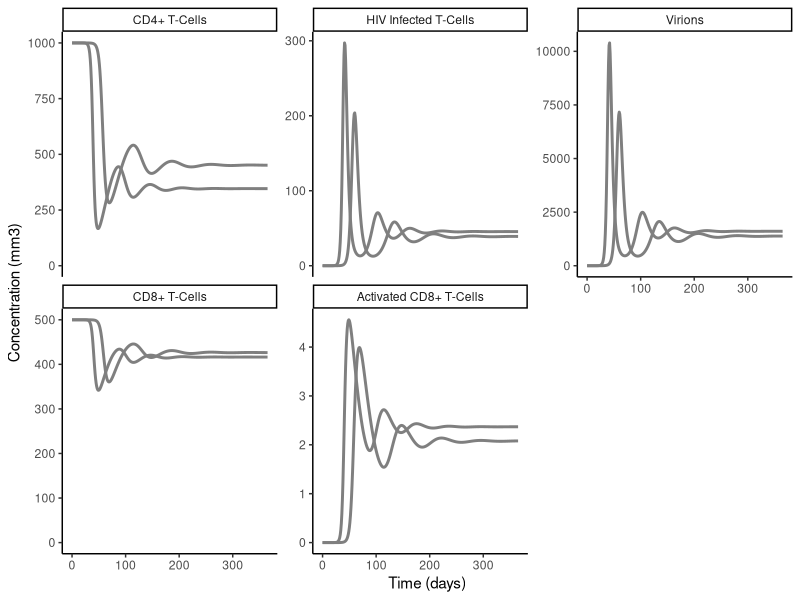
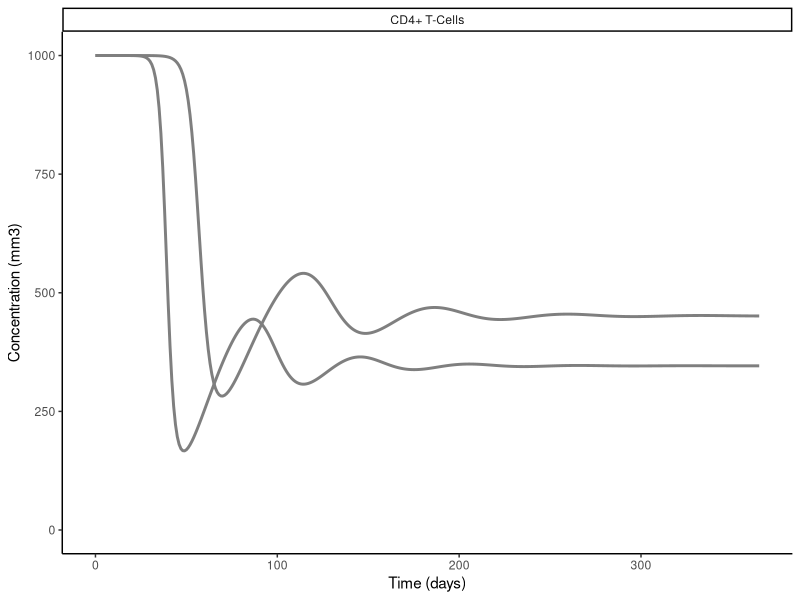

Source code (R) for these figures, in order: (Note: this script raises an error after producing the figures.)
library(deSolve)
library(ggplot2)
library(tidyr)

###############
#Emtricitabine#
###############

# hiv_func is the function on the right hand side of the
# differential equation. 
rti_func <- function(t, HIV, params) {

    T = HIV["T"]
    I = HIV["I"]
    V = HIV["V"]
    Z = HIV["Z"]
    ZA = HIV["ZA"]

    mu_x = params["mu_x"]
    mu_y = params["mu_y"]
    mu_v = params["mu_v"]
    mu_z = params["mu_z"]
    k_v = params["k_v"]
    #
    N_RTI = params["N_RTI"]
    #
    beta_z = params["beta_z"]
    beta_v = params["beta_v"]
    p_y = params["p_y"]
    p_v = params["p_v"]
    lambda_x = params["lambda_x"]
    lambda_z= params["lambda_z"]


    # now that we have extracted the parameters, we can evaluate the
    # differential equation's right hand side

    dT = lambda_x - mu_x*T - N_RTI*beta_v*T*V
    dI = N_RTI*beta_v*T*V - mu_y*I - p_y*I*ZA
    dV = k_v*mu_y*I - mu_v*V - p_v*V*ZA
    dZ = lambda_z - mu_z*Z - beta_z*Z*V
    dZA = beta_z*Z*I -mu_z*ZA

    list(c(dT, dI, dV, dZ, dZA))
}

C_min <- .064
C_max <- 1.77
EC_50_min <- .0013
EC_50_max <- .64
Hill_Coefficient <- 1

N_RTI_min = (C_min ^ Hill_Coefficient) / ((C_min ^ Hill_Coefficient) + (EC_50_min ^ Hill_Coefficient))
N_RTI_max = (C_max ^ Hill_Coefficient) / ((C_max ^ Hill_Coefficient) + (EC_50_max ^ Hill_Coefficient))

#parameters
parms_min <- c(mu_x = 0.02,
           mu_y = 0.24,
           mu_v = 2.4,
           mu_z = 0.04,
           #
           N_RTI = N_RTI_min,
           #
           k_v = 360,
           beta_z = 0.000005,
           beta_v = 0.000024,
           p_y = 0.02,
           p_v = 0.02,
           lambda_x = 20,
           lambda_z = 20)

#parameters
parms_max <- c(mu_x = 0.02,
           mu_y = 0.24,
           mu_v = 2.4,
           mu_z = 0.04,
           #
           N_RTI = N_RTI_max,
           #
           k_v = 360,
           beta_z = 0.000005,
           beta_v = 0.000024,
           p_y = 0.02,
           p_v = 0.02,
           lambda_x = 20,
           lambda_z = 20)


# initial values
Pstart <- c(T = 1000,
       	    I = 0,
            V = 0.001,
	    Z = 500,
	    ZA = 0)

# set the times (full collection of x axis points)
times <- seq(from=0, to=365, by= 1)

diffeq_result_min <- ode(
    func=rti_func,
    y=Pstart,
    times=times,
    parms=parms_min)

#max
diffeq_result_max <- ode(
    func=rti_func,
    y=Pstart,
    times=times,
    parms=parms_max)


diffeq_result_min <- as.data.frame(diffeq_result_min)
diffeq_result_max <- as.data.frame(diffeq_result_max)

gathered_result_min <- gather(diffeq_result_min, variable, value, -time)
gathered_result_min$type <- "Min"

gathered_result_max <- gather(diffeq_result_max, variable, value, -time)
gathered_result_max$type <- "Max"

gathered_result <- rbind(gathered_result_min, gathered_result_max)
gathered_result$variable[gathered_result$variable == "T"] <- "CD4+ T-Cells"
gathered_result$variable[gathered_result$variable == "I"] <- "HIV Infected T-Cells"
gathered_result$variable[gathered_result$variable == "V"] <- "Virions"
gathered_result$variable[gathered_result$variable == "Z"] <- "CD8+ T-Cells"
gathered_result$variable[gathered_result$variable == "ZA"] <- "Activated CD8+ T-Cells"

gathered_result$variable <- factor(gathered_result$variable, levels = c("CD4+ T-Cells", "HIV Infected T-Cells", "Virions",
                                                                        "CD8+ T-Cells", "Activated CD8+ T-Cells"))

gathered_result_wider <- gathered_result %>%
    pivot_wider(
        id_cols = c("time", "variable"),
        names_from = type,
        values_from = value     
        )


plot_result <- ggplot(data = gathered_result_wider,#subset(gathered_result, variable == "TR"), #plot declared equation(s) only
                      mapping=aes(x=time, ymin = max, ymax = min, color = variable, fill = variable)) +
                      #geom_line(linewidth = 1)+
                      geom_ribbon(alpha = .7) +
                      theme_classic() +

                      #plot each equation on its own graph
                      facet_wrap(~variable, scales = "free_y")+
                      coord_cartesian(
                      xlim = NULL,
                      ylim = c(0, NA))

plot_result_test <- ggplot(data = gathered_result, #subset(gathered_result, variable == "CD4+ T-Cells"), #plot declared equation(s) only
                      mapping=aes(x=time, y = value, color = type)) +
    geom_line(linewidth = 1)+
    scale_color_manual("Drug Efficacy", values = c(min = "red", max = "blue"))+
    ylab("Concentration (mm3)")+
    xlab("Time (days)")+
    
                      #geom_ribbon(alpha = .7) +
                      theme_classic() +

                      #plot each equation on its own graph
                      facet_wrap(~variable, scales = "free_y")+
                      coord_cartesian(
                      xlim = NULL,
                      ylim = c(0, NA))

plot_result_cd4 <- ggplot(data = subset(gathered_result, variable == "CD4+ T-Cells"), #plot declared equation(s) only
                      mapping=aes(x=time, y = value, color = type)) +
    geom_line(linewidth = 1)+
    scale_color_manual("Drug Efficacy", values = c(min = "red", max = "blue"))+
    ylab("Concentration (mm3)")+
    xlab("Time (days)")+
    
                      #geom_ribbon(alpha = .7) +
                      theme_classic() +

                      #plot each equation on its own graph
                      facet_wrap(~variable, scales = "free_y")+
                      coord_cartesian(
                      xlim = NULL,
                      ylim = c(0, NA))

plot_result_i <- ggplot(data = subset(gathered_result, variable == "Infected T-Cells"), #plot declared equation(s) only
                      mapping=aes(x=time, y = value, color = type)) +
    geom_line(linewidth = 1)+
    scale_color_manual("Drug Efficacy", values = c(min = "red", max = "blue"))+
    ylab("Concentration (mm3)")+
    xlab("Time (days)")+
    
                      #geom_ribbon(alpha = .7) +
                      theme_classic() +

                      #plot each equation on its own graph
                      facet_wrap(~variable, scales = "free_y")+
                      coord_cartesian(
                      xlim = NULL,
                      ylim = c(0, NA))

plot_result_v <- ggplot(data = subset(gathered_result, variable == "Virions"), #plot declared equation(s) only
                      mapping=aes(x=time, y = value, color = type)) +
    geom_line(linewidth = 1)+
    scale_color_manual("Drug Efficacy", values = c(min = "red", max = "blue"))+
    ylab("Concentration (mm3)")+
    xlab("Time (days)")+
    
                      #geom_ribbon(alpha = .7) +
                      theme_classic() +

                      #plot each equation on its own graph
                      facet_wrap(~variable, scales = "free_y")+
                      coord_cartesian(
                      xlim = NULL,
                      ylim = c(0, NA))

plot_result_z <- ggplot(data = subset(gathered_result, variable == "CD8+ T-Cells"), #plot declared equation(s) only
                      mapping=aes(x=time, y = value, color = type)) +
    geom_line(linewidth = 1)+
    scale_color_manual("Drug Efficacy", values = c(min = "red", max = "blue"))+
    ylab("Concentration (mm3)")+
    xlab("Time (days)")+
    
                      #geom_ribbon(alpha = .7) +
                      theme_classic() +

                      #plot each equation on its own graph
                      facet_wrap(~variable, scales = "free_y")+
                      coord_cartesian(
                      xlim = NULL,
                      ylim = c(0, NA))

plot_result_za <- ggplot(data = subset(gathered_result, variable == "Activated CD8+ T-Cells"), #plot declared equation(s) only
                      mapping=aes(x=time, y = value, color = type)) +
    geom_line(linewidth = 1)+
    scale_color_manual("Drug Efficacy", values = c(min = "red", max = "blue"))+
    ylab("Concentration (mm3)")+
    xlab("Time (days)")+
    
                      #geom_ribbon(alpha = .7) +
                      theme_classic() +

                      #plot each equation on its own graph
                      facet_wrap(~variable, scales = "free_y")+
                      coord_cartesian(
                      xlim = NULL,
                      ylim = c(0, NA))



		

#save to file
fname_base <- "result_ocm_rti"
extensions = c("png", "pdf")

fname_base_cd4 <- "result_ocm_cd4"
extensions = c("png", "pdf")

fname_base_i <- "result_ocm_i"
extensions = c("png", "pdf")

fname_base_v <- "result_ocm_v"
extensions = c("png", "pdf")

fname_base_z <- "result_ocm_z"
extensions = c("png", "pdf")

fname_base_za <- "result_ocm_za"
extensions = c("png", "pdf")

for (ext in extensions) {
    fname <- paste(fname_base, ".", ext, sep="")
    ggsave(fname, plot_result_test, height = 5, width = 9) #height,width of png/ pdf
    print(paste("wrote output to file ", fname))

        fname <- paste(fname_base_cd4, ".", ext, sep="")
    ggsave(fname, plot_result_cd4, height = 5, width = 5) #height,width of png/ pdf
    print(paste("wrote output to file ", fname))

        fname <- paste(fname_base_i, ".", ext, sep="")
    ggsave(fname, plot_result_i, height = 5, width = 5) #height,width of png/ pdf
    print(paste("wrote output to file ", fname))

        fname <- paste(fname_base_v, ".", ext, sep="")
    ggsave(fname, plot_result_v, height = 5, width = 5) #height,width of png/ pdf
    print(paste("wrote output to file ", fname))

        fname <- paste(fname_base_z, ".", ext, sep="")
    ggsave(fname, plot_result_z, height = 5, width = 5) #height,width of png/ pdf
    print(paste("wrote output to file ", fname))

        fname <- paste(fname_base_za, ".", ext, sep="")
    ggsave(fname, plot_result_za, height = 5, width = 5) #height,width of png/ pdf
    print(paste("wrote output to file ", fname))
    }
